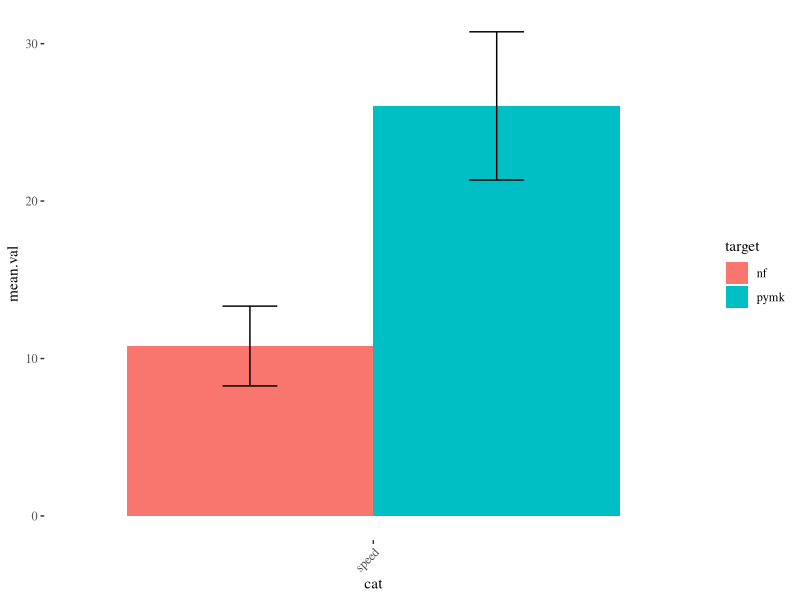
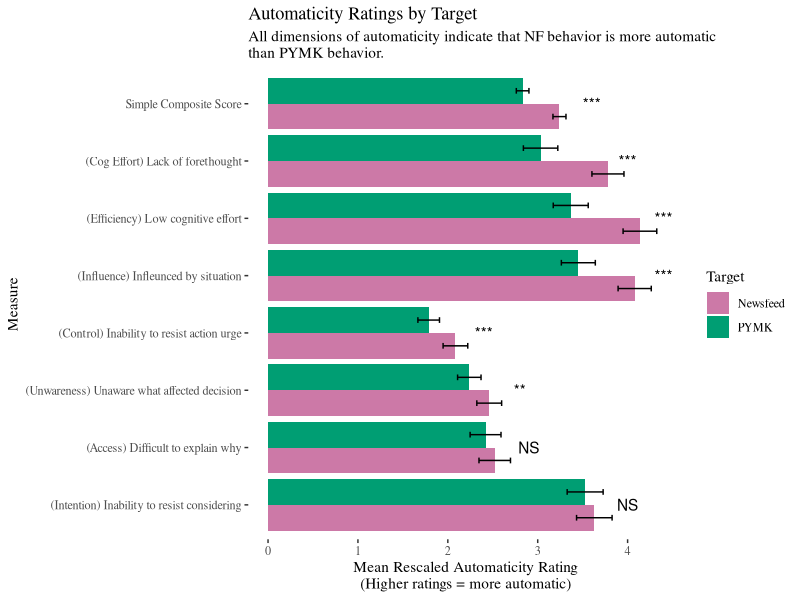
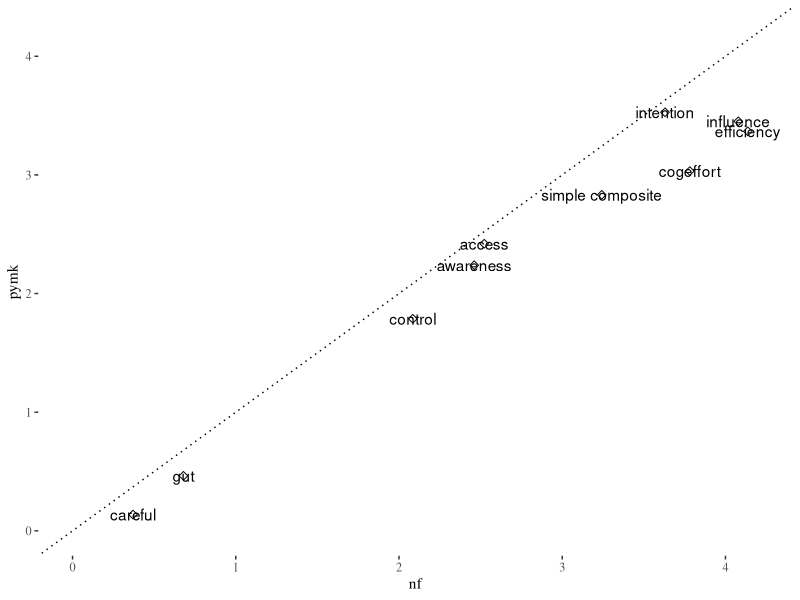
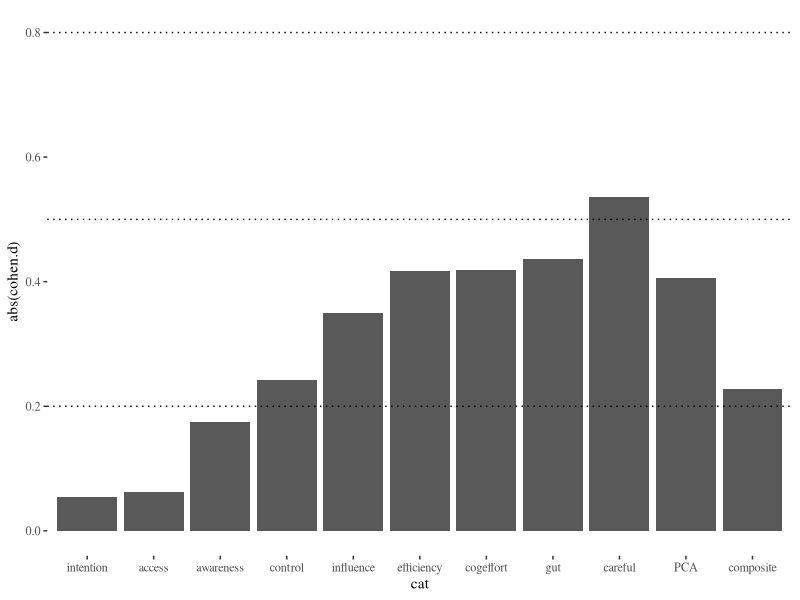
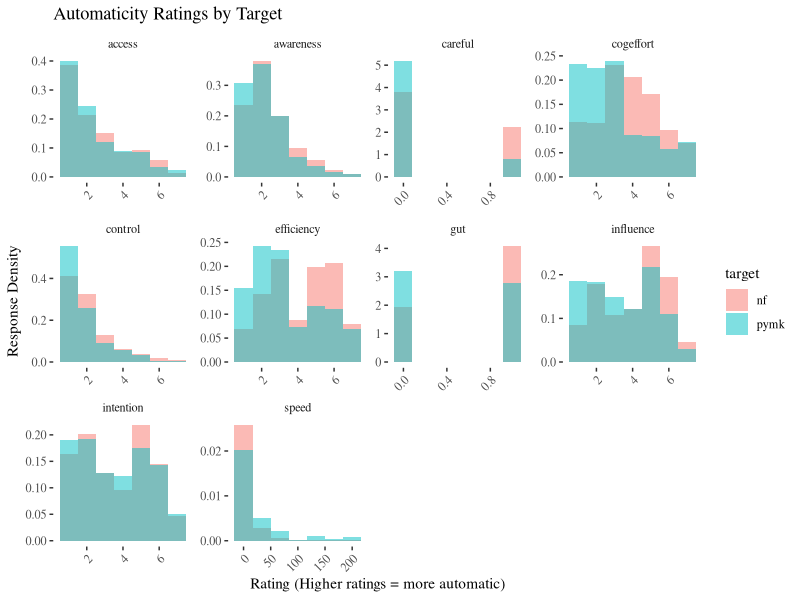
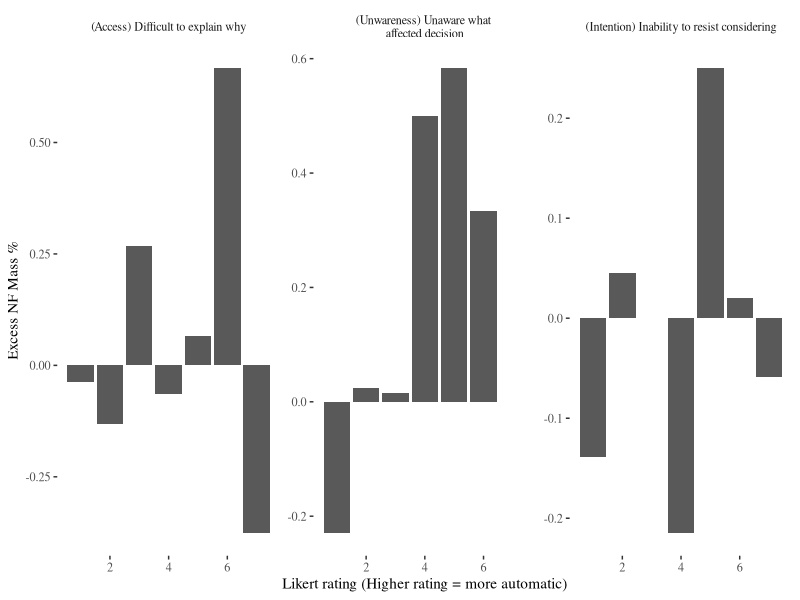
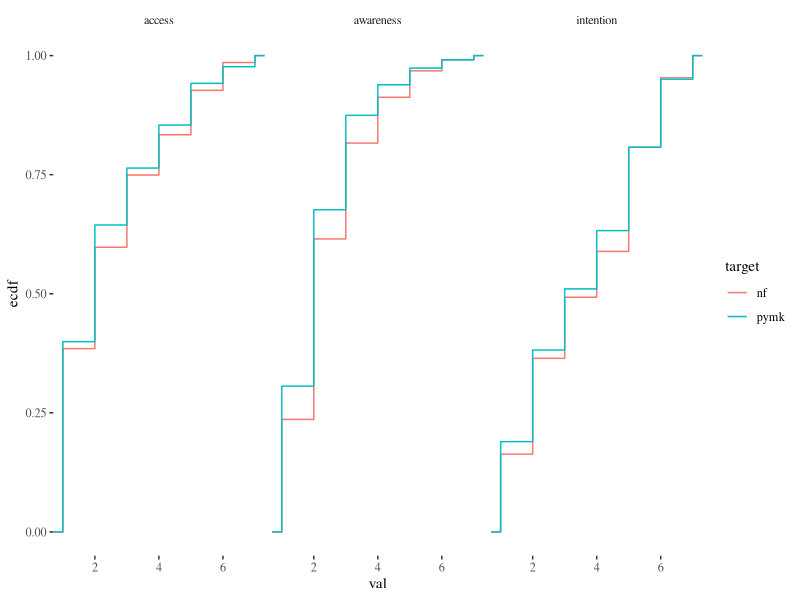
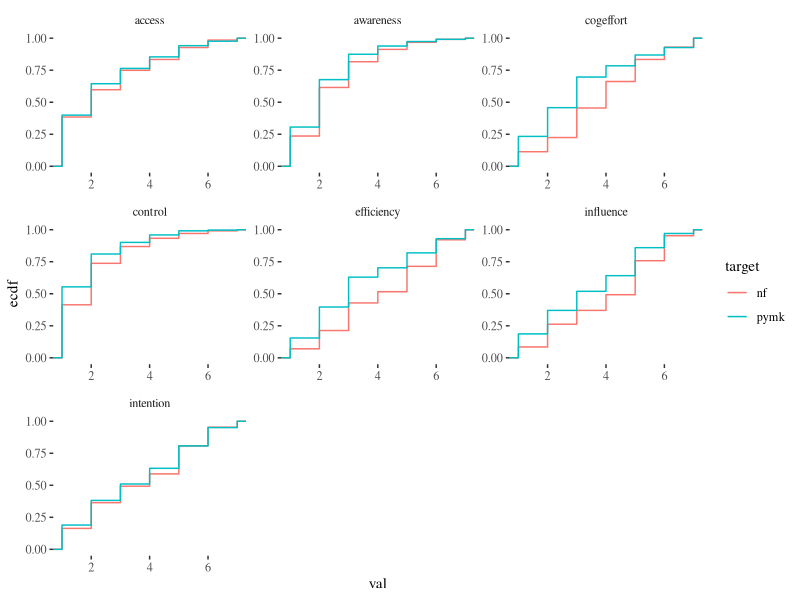

These charts were generated, in order, by the following R code:
## ---- chunk 1
knitr::opts_chunk$set(echo = F)
library(dplyr)
library(tidyr)
library(ggplot2)
library(ggthemes)
theme_set(theme_tufte())

knitr::opts_knit$set(root.dir = '/Users/diagdavenport/Desktop/Synced Research/Ludwig/FB/Lockdown')

## ---- chunk 2
 
exim.raw <- read.csv('Data/Experimental Lab Data/Automaticity/ExIm data.csv')

## ---- chunk 3
 
exim.raw$access_pymk <- ifelse(exim.raw$condition1 == "pymk", exim.raw$access1, exim.raw$access2)
exim.raw$access_nf <- ifelse(exim.raw$condition1 == "like", exim.raw$access1, exim.raw$access2)

exim.raw$cogeffort_pymk <- ifelse(exim.raw$condition1 == "pymk", exim.raw$cog_effort1, exim.raw$cog_effort2)
exim.raw$cogeffort_nf <- ifelse(exim.raw$condition1 == "like", exim.raw$cog_effort1, exim.raw$cog_effort2)

exim.raw$influence_pymk <- ifelse(exim.raw$condition1 == "pymk", exim.raw$influence1, exim.raw$influence2)
exim.raw$influence_nf <- ifelse(exim.raw$condition1 == "like", exim.raw$influence1, exim.raw$influence2)

exim.raw$gut_pymk <- ifelse(exim.raw$condition1 == "pymk", exim.raw$gut1, exim.raw$gut2)
exim.raw$gut_nf <- ifelse(exim.raw$condition1 == "like", exim.raw$gut1, exim.raw$gut2)

exim.raw$careful_pymk <- ifelse(exim.raw$condition1 == "pymk", exim.raw$careful1, exim.raw$careful2)
exim.raw$careful_nf <- ifelse(exim.raw$condition1 == "like", exim.raw$careful1, exim.raw$careful2)

exim.raw$awareness_pymk <- ifelse(exim.raw$condition1 == "pymk", exim.raw$awareness1, exim.raw$awareness2)
exim.raw$awareness_nf <- ifelse(exim.raw$condition1 == "like", exim.raw$awareness1, exim.raw$awareness2)

exim.raw$intention_pymk <- ifelse(exim.raw$condition1 == "pymk", exim.raw$intention1, exim.raw$intention2)
exim.raw$intention_nf <- ifelse(exim.raw$condition1 == "like", exim.raw$intention1, exim.raw$intention2)

exim.raw$control_pymk <- ifelse(exim.raw$condition1 == "pymk", exim.raw$controllability1, exim.raw$controllability2)
exim.raw$control_nf <- ifelse(exim.raw$condition1 == "like", exim.raw$controllability1, exim.raw$controllability2)

exim.raw$efficiency_pymk <- ifelse(exim.raw$condition1 == "pymk", exim.raw$efficiency1, exim.raw$efficiency2)
exim.raw$efficiency_nf <- ifelse(exim.raw$condition1 == "like", exim.raw$efficiency1, exim.raw$efficiency2)

exim.raw$speed_pymk <- ifelse(exim.raw$condition1 == "pymk", exim.raw$speed1, exim.raw$speed2)
exim.raw$speed_nf <- ifelse(exim.raw$condition1 == "like", exim.raw$speed1, exim.raw$speed2)


 higher.is.more.automatic <- c("access", "careful", "awareness", "control", "efficiency")
 
 higher.is.less.automatic <-c("cogeffort", "influence", "gut", "intention")

 for (root in higher.is.less.automatic) {
  exim.raw[[paste0(root, "_nf")]] <- max(exim.raw[[paste0(root, "_nf")]], na.rm = T) + 1 - exim.raw[[paste0(root, "_nf")]]
  exim.raw[[paste0(root, "_pymk")]] <- max(exim.raw[[paste0(root, "_pymk")]], na.rm = T) + 1 - exim.raw[[paste0(root, "_pymk")]]
 }
 
## ---- chunk 4

choice.long <- exim.raw %>% dplyr::select(c(ends_with("_nf"), ends_with("_pymk"))) %>% 
  pivot_longer(everything(),
   names_pattern = "(.*)_(.*)",
   names_to = c(".value", ".set"),
   values_to = "count"
 )

head(choice.long)

"new_?(.*)_(.)(.*)"

qs <- c("access",
        "cogeffort",
        "influence",
        "gut",
        "careful",
        "awareness",
        "intention",
        "control",
        "efficiency",
        "speed")

choice.long2 <- choice.long %>% 
  pivot_longer(cols = all_of(qs),
               names_to = "cat",
               values_to = "val") %>% dplyr::rename(target = ".set")


choice.long2$val <- ifelse(choice.long2$cat == "gut",
                 choice.long2$val - 1,
                 choice.long2$val)

choice.long2$val <- ifelse(choice.long2$cat == "careful",
                 choice.long2$val - 1,
                 choice.long2$val)

temp.l.dat <- choice.long2 %>% group_by(cat)  %>% dplyr::summarise(mean.val = mean(val, na.rm = T), sd = sd(val, na.rm = T), n= n()) 

l.dat <- choice.long2 %>% filter(cat == "speed") %>% group_by(cat, target)  %>% dplyr::summarise(mean.val = mean(val, na.rm = T), sd = sd(val, na.rm = T), n= n())

l.dat$ci <- (l.dat$sd/sqrt(l.dat$n))*1.96

 ggplot(l.dat, aes(x = cat, y = mean.val, fill = target)) +
  geom_col(position = "dodge") +
   geom_errorbar(aes(ymin=mean.val-ci, ymax=mean.val+ci),
                 width=.2,                    # Width of the error bars
                  position=position_dodge(.9))  + theme(axis.text.x = element_text(angle = 45, hjust = 1))
 
 dev.copy(jpeg,'Output/Graphs/Experiments/Automaticity/speed bar chart.jpg')
dev.off()

m.long <- merge(choice.long2, temp.l.dat, by = c("cat"))
m.long$z <- (m.long$val - m.long$mean.val)/m.long$sd
 
 label.df <- data.frame(cat = c("access",
                                "awareness",
                                "cogeffort", 
                                "control", 
                                "efficiency",
                                "influence", 
                                "intention",
                                "simple composite"),
                       mean.val = c(2.9, 2.8, 4, 2.4, 4.4, 4.4, 4, 3.6),
                       target = "nf")
 
automaticity.labels <- c(
                                "(Intention) Inability to resist considering",
                                "(Access) Difficult to explain why",
                                "(Unwareness) Unaware what affected decision", 
                                "(Control) Inability to resist action urge",
                                "(Influence) Infleunced by situation",  
                                "(Efficiency) Low cognitive effort", 
                                "(Cog Effort) Lack of forethought",
                                "Simple Composite Score")

l.dat1 <- choice.long2 %>% filter(cat != "speed") %>% group_by(cat, target)  %>% dplyr::summarise(mean.val = mean(val, na.rm = T), sd = sd(val, na.rm = T), n= n()) 

l.dat1$ci <- (l.dat1$sd/sqrt(l.dat1$n))*1.96

l.dat2 <- choice.long2 %>% filter(cat != "speed" & cat != "gut" & cat != "careful") %>% group_by(target)  %>% dplyr::summarise(mean.val = mean(val, na.rm = T), sd = sd(val, na.rm = T), n= n()) 
l.dat2$cat <- "simple composite"
l.dat2$ci <- (l.dat2$sd/sqrt(l.dat2$n))*1.96

pca <- prcomp(choice.long[!is.na(choice.long$access),
                             c("access", "cogeffort", "influence", "awareness", "intention", "control", "efficiency")],
                 center = TRUE, scale. = TRUE)

pca.with.label <- cbind(choice.long[!is.na(choice.long$access), ".set"], pca$x)

l.dat3 <- pca.with.label %>% group_by(.set) %>% dplyr::summarise(mean.val = mean(PC1, na.rm = T), sd = sd(PC1, na.rm = T), n= n()) %>% mutate(target = .set)
l.dat3$cat <- "First Principal Component (28% PVE)"
l.dat3$ci <- (l.dat2$sd/sqrt(l.dat3$n))*1.96

l.dat <- rbind(as.data.frame(l.dat1), as.data.frame(l.dat2))

# sort the bars by effect size
l.dat$cat <- factor(l.dat$cat,levels = c("intention", "access", "awareness", "control", "influence", "efficiency", "cogeffort", "gut", "careful", "simple composite"))

 ggplot(l.dat %>% filter(cat != "careful" & cat != "gut"), aes(x = cat, y = mean.val, fill = target)) +
  geom_col(position = "dodge", aes(fill = target)) +
   geom_errorbar(aes(ymin=mean.val-ci, ymax=mean.val+ci),
                 width=.2,                    # Width of the error bars
                  position=position_dodge(.9)) + xlab("Measure")  +
   ylab("Mean Rescaled Automaticity Rating\n(Higher ratings = more automatic)") +
   labs(title = "Automaticity Ratings by Target",
        subtitle = "All dimensions of automaticity indicate that NF behavior is more automatic \nthan PYMK behavior.") +
   geom_text(data = label.df,
             label = c("NS", "**", "***", "***", "***", "***", "NS", "***"))  +
   scale_x_discrete(labels= automaticity.labels) + coord_flip() +
   scale_fill_manual(values=c("#CC79A7", "#009E73"),
                       name="Target",
                       breaks=c("nf", "pymk"),
                       labels=c("Newsfeed", "PYMK"))
  
dev.copy(jpeg,'Output/Graphs/Experiments/Automaticity/composite score and components.jpg')
dev.off()
 
# pwr.t.test(d = .5, sig.level = .05, power = .8, type = c("paired"))

t <- l.dat %>% dplyr::select(cat, target, mean.val) %>% pivot_wider(names_from = target, values_from = mean.val)

ggplot(t, aes(x=nf, y=pymk, label = cat)) +
  geom_point(size=2, shape=23) + xlim(c(0,4.2)) + ylim(c(0,4.2)) + geom_text() + geom_abline(intercept = 0, slope = 1, linetype = "dotted")

dev.copy(jpeg,'Output/Graphs/Experiments/Automaticity/45 degree scatter.jpg')
dev.off()

cohen.data <- merge(t, temp.l.dat)

cohen.data$cohen.d <- with(cohen.data, (nf - pymk)/sd)

last.row <- data.frame(cat = "PCA",
                       "nf" = l.dat3[1,2],
                       "pymk" = l.dat3[2,2],
                       "mean.val" = 0,
                       sd = sd(pca.with.label$PC1),
                       n = 688,
                       cohen.d = abs(l.dat3[1,2] - l.dat3[2,2])/sd(pca.with.label$PC1))
colnames(last.row) <- names(cohen.data)

cohen.data <- rbind(cohen.data, last.row)


all.vals <- choice.long2 %>% filter(cat != "speed" & cat != "gut" & cat != "careful")

last.row <- data.frame(cat = "composite",
                       "nf" = mean(all.vals[all.vals$target == "nf",]$val, na.rm = T),
                       "pymk" = mean(all.vals[all.vals$target == "pymk",]$val, na.rm = T),
                       "mean.val" = NA,
                       sd = sd(all.vals$val, na.rm = T),
                       n = 688,
                       cohen.d = 777)
colnames(last.row) <- names(cohen.data)

cohen.data <- rbind(cohen.data, last.row)

cohen.data$cohen.d <- with(cohen.data, (nf - pymk)/sd)

 ggplot(cohen.data, aes(x = cat, y = abs(cohen.d))) +
  geom_col(position = "dodge") + geom_hline(yintercept = c(.2,.5,.8), linetype = "dotted")
 
dev.copy(jpeg,'Output/Graphs/Experiments/Automaticity/standardized effect sizes.jpg')
dev.off()

## ---- chunk 5

label_names <- list(
  'access'="(Access) Difficult to explain why",
  'awareness'="(Unwareness) Unaware what \naffected decision",
  'intention'="(Intention) Inability to resist considering"
)

fun_labeller <- function(variable,value){
  return(label_names[value])
}

dat <- m.long %>% group_by(val, target, cat) %>% dplyr::summarise(n= n()) %>%
  pivot_wider(names_from = target, values_from = n, values_fill = 0)

dat <- dat %>% group_by(cat) %>% 
       mutate(perNF=nf/sum(nf)) %>% 
       ungroup

dat <- dat %>% group_by(cat) %>% 
       mutate(perPYMK=pymk/sum(pymk)) %>% 
       ungroup

dat$excess <- (dat$perNF - dat$perPYMK)/dat$perPYMK

l.dat <- m.long %>% filter(cat != "speed") %>% group_by(cat, target)  %>% dplyr::summarise(mean.z = mean(z, na.rm = T), sd = sd(z, na.rm = T), n= n())

l.dat$ci <- (l.dat$sd/sqrt(l.dat$n))*1.96

 ggplot(choice.long2, aes(x = val, fill = target)) +
  geom_histogram(aes(y=..density..), bins=7, alpha=0.5, position="nudge") +
   theme(axis.text.x = element_text(angle = 45, hjust = 1)) + xlab("Measure") +
   ylab("Response Density") + xlab("Rating (Higher ratings = more automatic)") + labs(title = "Automaticity Ratings by Target") + facet_wrap(~ cat, scales = "free")
 
  dev.copy(jpeg,'Output/Graphs/Experiments/Automaticity/histogram for each measure.jpg')
dev.off()
 
 wrap.cats <- c("access",
                "awareness",
                "intention")
 
dat %>%  filter(cat %in% wrap.cats) %>% ggplot(aes(x = val, y = excess)) + geom_bar(stat = "identity") + ylab("Excess NF Mass %") +
  xlab("Likert rating (Higher rating = more automatic)") + facet_wrap(~ cat, scales = "free", labeller = fun_labeller)

 dev.copy(jpeg,'Output/Graphs/Experiments/Automaticity/excess mass.jpg')
dev.off()

choice.long2 %>%  filter(cat %in% wrap.cats) %>%
  ggplot(aes(x=val)) + stat_ecdf(aes(colour=target)) + facet_wrap(~ cat)

'%!in%' <- function(x,y)!('%in%'(x,y))

choice.long2 %>% filter(cat %!in% c("speed", "careful", "gut")) %>%
  ggplot(aes(x=val)) + stat_ecdf(aes(colour=target)) + facet_wrap(~ cat, scales = "free")

dev.copy(jpeg,'Output/Graphs/Experiments/Automaticity/cdf for each measure.jpg')
dev.off()

## ---- chunk 6


label_names <- list(
  'cogeffort'="(Cog Effort) \nLack of forethought",
  'control'="(Control) \nInability to resist action urge",
  'efficiency'="(Efficiency) \nLow cognitive effort",
  'influence'="(Influence) \nInfleunced by situation",
  'access' = "(Access) \nDifficult to explain why",
  'awareness' = "(Unwareness) \nUnaware what affected decision",
  'intention' = "(Intention) \nInability to resist considering"
)

fun_labeller <- function(variable,value){
  return(label_names[value])
}

dat <- m.long %>% group_by(cat) %>% 
       mutate(cat_median = median(val, na.rm = T)) %>% 
       ungroup

dat$above_median <- dat$val >= dat$cat_median

'%!in%' <- function(x,y)!('%in%'(x,y))

l.dat <- dat %>% filter(cat %!in% c("speed", "careful", "gut")) %>% 
  group_by(cat, target)  %>% 
  dplyr::summarise(percent.above = mean(above_median, na.rm = T), sd = sd(above_median, na.rm = T), n= n())

l.dat$ci <- (l.dat$sd/sqrt(l.dat$n))*1.96
pd <- position_dodge(0.1)

 ggplot(l.dat, aes(x = target, y = percent.above)) +
  geom_bar(stat="identity", position=pd) +
   geom_errorbar(aes(ymin=percent.above-ci, ymax=percent.above+ci), colour="black", width=.1, position=pd) +
   theme(axis.text.x = element_text(angle = 45, hjust = 1)) + xlab("Measure") +
   ylab("Percent of responses above median") + xlab("") + labs(title = "Median splits of automaticity Ratings by Target") + facet_wrap(~ cat, scales = "free", labeller = fun_labeller)
 
  dev.copy(jpeg,'Output/Graphs/Experiments/Automaticity/bar chart pct above median.jpg')
dev.off()
  
## ---- chunk 7

label_names <- list(
  'careful'="(Careful) Not a careful consideration",
  'gut'="(Gut) Based on gut reaction"
)

fun_labeller <- function(variable,value){
  return(label_names[value])
}

l.dat <- m.long %>% filter(cat %in% c("careful", "gut")) %>% 
  group_by(cat, target)  %>% 
  dplyr::summarise(mean = mean(val, na.rm = T), sd = sd(val, na.rm = T), n= n())

l.dat$ci <- (l.dat$sd/sqrt(l.dat$n))*1.96
pd <- position_dodge(0.1)

 ggplot(l.dat, aes(x = target, y = mean)) +
  geom_bar(stat="identity", position=pd) +
   geom_errorbar(aes(ymin=mean-ci, ymax=mean+ci), colour="black", width=.1, position=pd) +
   theme(axis.text.x = element_text(angle = 45, hjust = 1)) + xlab("Measure") +
   ylab("Percent giving more automatic answer") + xlab("") + labs(title = "Rate of Affirming Automaticity by Target") + facet_wrap(~ cat, scales = "free", labeller = fun_labeller)
 
  dev.copy(jpeg,'Output/Graphs/Experiments/Automaticity/bar chart binary measures.jpg')
dev.off()

## ---- chunk 8

m.long %>% filter(cat == "speed") %>%
  ggplot(aes(x = val, fill = target)) +
  geom_histogram(aes(fill = target, y = ..density..), position = "dodge") +
  labs(title = "Histogram of reported time to decide")

 dev.copy(jpeg,'Output/Graphs/Experiments/Automaticity/speed histogram.jpg')
dev.off()

m.long %>% filter(cat == "speed") %>%
  mutate(x_new = ifelse(val > 60, 60, val)) %>% 
  ggplot(aes(x = x_new, fill = target)) +
  geom_histogram(aes(fill = target, y = ..density..), position = "dodge") + labs(title = "Histogram of reported time to decide",
                                                                subtitle = "bin over 60")

 dev.copy(jpeg,'Output/Graphs/Experiments/Automaticity/speed histogram - bin over 60.jpg')
dev.off()

m.long %>% filter(cat == "speed") %>%
  mutate(x_new = ifelse(val > 30, 30, val)) %>% 
  ggplot(aes(x = x_new, fill = target)) +
  geom_histogram(aes(fill = target, y = ..density..), position = "dodge") + labs(title = "Histogram of reported time to decide",
                                                                subtitle = "bin over 30")

 dev.copy(jpeg,'Output/Graphs/Experiments/Automaticity/speed histogram - bin over 30.jpg')
dev.off()

m.long %>% filter(cat == "speed") %>% 
  mutate(x_new = ifelse(val > 60, 60, val)) %>%
ggplot(aes(x=x_new)) + stat_ecdf(aes(colour=target))

dev.copy(jpeg,'Output/Graphs/Experiments/Automaticity/speed cdf - bin over 60')
dev.off()

